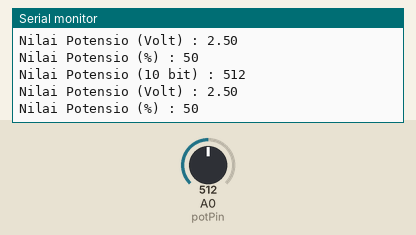
This sketch was run on a simulated Arduino Uno, built with avr-gcc and run on an emulated ATmega328P. Parts: the last lines printed to the serial monitor. The test bench sets the inputs (shaded band); at power-on: A0 (potPin) = 512.

Above: at 1.8 s.
1.9 s: A0 (potPin) set to 716
At 2.8 s:
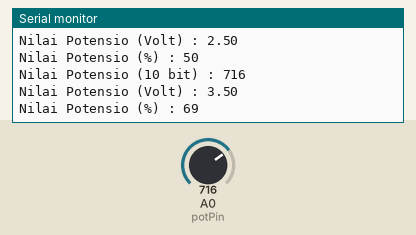
3.4 s: A0 (potPin) set to 900
At 4.9 s:
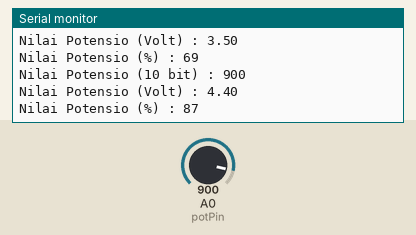
Timing chart, 0 to 6.4 s (numbered marks = the images above; inputs shaded):
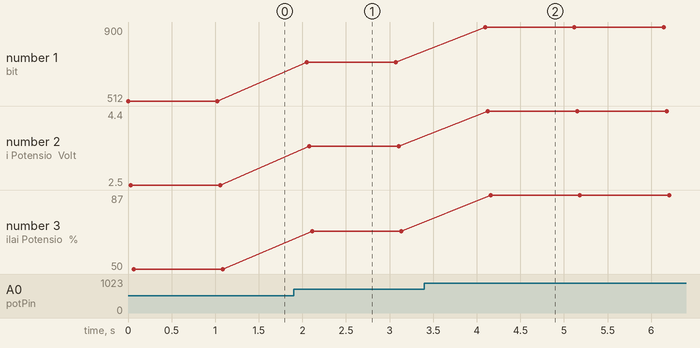

The sketch:

SketchP3-1.ino
```cpp
const int potPin = A0;
int potVal = 0;
float potVolt = 0.0;
int potPer = 0;

void setup()
{
  Serial.begin(9600);
}

void loop()
{
  potVal = analogRead(potPin);
  potVolt = (potVal/1023.0) * 5.0;
  potPer = (potVal/1023.0) * 100.0;
  Serial.print("Nilai Potensio (10 bit) : ");
  Serial.println(potVal);
  Serial.print("Nilai Potensio (Volt) : ");
  Serial.println(potVolt);
  Serial.print("Nilai Potensio (%) : ");
  Serial.println(potPer);
  delay(1000);
  Serial.println();
}
```

Measured:
- after the input at 1.9 s, the serial monitor: prints a new line after 0.15 s (image 1)
- after the input at 3.4 s, the serial monitor: prints a new line after 0.70 s (image 2)
- plotted number 1: 512 → 716 after the input at 1.9 s, 716 → 900 after the input at 3.4 s
- plotted number 2: 2.5 → 3.5 after the input at 1.9 s, 3.5 → 4.4 after the input at 3.4 s
- plotted number 3: 50 → 69 after the input at 1.9 s, 69 → 87 after the input at 3.4 s
